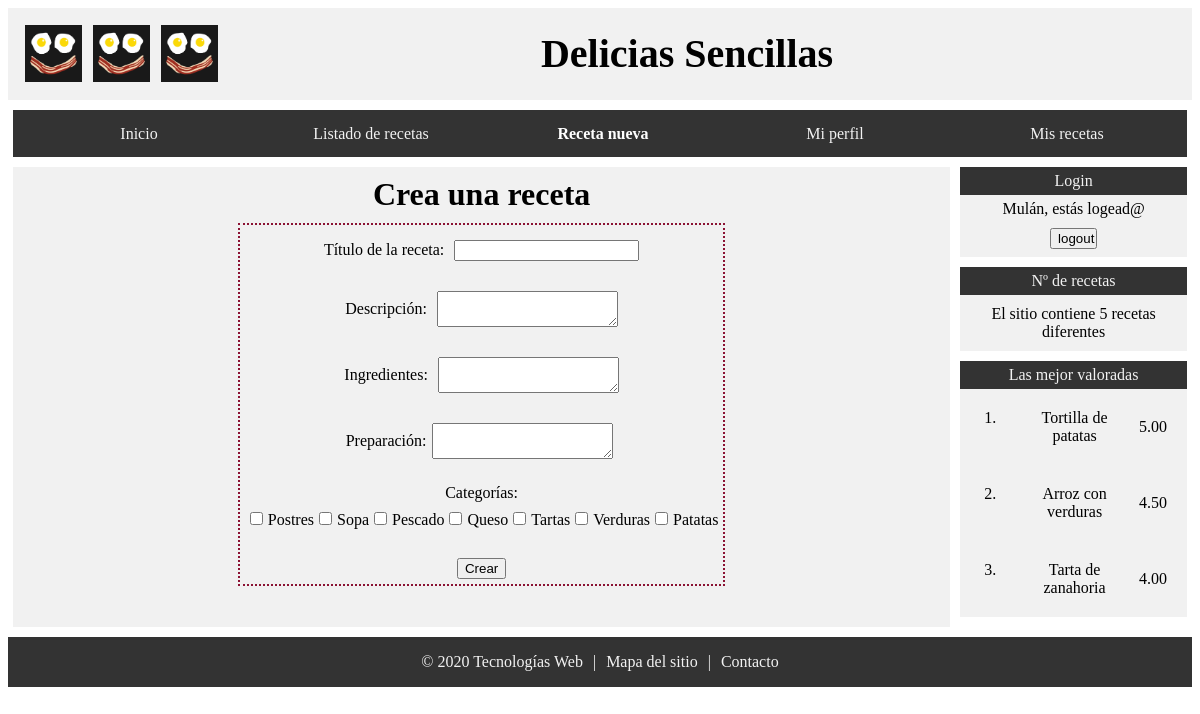
/index.php?p=crear (signed in), run on the app's committed database.
### tables this page shows
CREATE TABLE `lista_categorias` (
  `id` int NOT NULL AUTO_INCREMENT,
  `nombre` varchar(45) DEFAULT NULL,
  PRIMARY KEY (`id`)
);

### database/database.php (called while the page is built, shortened)
<?php
function dbGetListaCategorias($db){
	$query = "SELECT id, nombre FROM lista_categorias";
	$res = mysqli_query($db, $query);
	if ($res){
		if (mysqli_num_rows($res)>0){
			$tabla = mysqli_fetch_all($res, MYSQLI_ASSOC);
		}else{
			$tabla = [];
		}
	}else{
		$tabla = false;
	}
	return $tabla;
}
?>

### recetas/formulario_receta.php (the view, shortened to what this page needs)
<?php
require_once('database/database.php');
function formEditable($titulo, $receta, $accion, $editable){
  echo "<div class='contenido_formulario'>";
  echo "<h3>".$titulo."</h3>";
  showFormReceta($receta, $accion, $editable);
  echo "</div>";
  echo "</div>";
}
function showFormReceta($params, $accion, $editable){
  if ($editable == false){
    $disabled = 'readonly="readonly"';
    $disabledPic = 'disabled="disabled"';
  }else{
    $disabled = '';
  }
  ?>
  <form class="formulario" action="<?php $_SERVER['PHP_SELF']?>" enctype="multipart/form-data" method="post">
    <label for="titulo">
      <div class="agrupar">
        <p>Título de la receta:</p>
        <input type="text" name="titulo" <?php echo $disabled ?>
        <?php if (isset($params['titulo'])) echo " value='".$params['titulo']."'";?>><br>
      </div>
    </label>
    <label for="descripcion">
      <div class="agrupar">
        <p>Descripción:</p>
        <textarea name="descripcion" <?php echo $disabled ?>>
        <?php if (isset($params['descripcion'])) echo $params['descripcion'];?>
        </textarea>
      </div>
    </label>
    <label for="ingredientes">
      <div class="agrupar">
      <p>Ingredientes:</p>
      <textarea  name="ingredientes" <?php echo $disabled ?>>
      <?php if (isset($params['ingredientes'])) echo $params['ingredientes'];?>
      </textarea>
    </div>
    </label>
    <label for="preparacion">
      <div class="agrupar">
        Preparación:
        <textarea name="preparacion" <?php echo $disabled ?>>
        <?php if (isset($params['preparacion'])) echo $params['preparacion'];?>
        </textarea>
      </div>
    </label>
    <label for="categorias">
      <p>Categorías:</p>
      <?php
      $db = dbConnection();
      $comprobar = false;
      $lista_categorias = dbGetListaCategorias($db);
      foreach ($lista_categorias as $categoria) {
        echo '<input type="checkbox" name="categoria[]"';
        echo "value='{$categoria['nombre']}'";
        if (isset($params['categoria']) && in_array($categoria['nombre'],$categorias)
            or $comprobar and in_array_r($categoria['nombre'],$categorias_receta))
               echo ' checked';
        echo ">{$categoria['nombre']}";
      }
      ?>
    </label>
      <br>
    <input type="submit" name = 'accion' value='<?php echo $accion ?>' >
  </form>
<?php
}
  ?>

### style.css (style rules this page uses)
header, div.contenido_receta, div.contenido_formulario, div.contenido_usuario, div.contenido_gestion, div.mensaje_simple, div.contenido_foto, div.error { background-color: #F1F1F1; }
body { font-family: Georgia; }
h1, h2, h3, h4 { font-family: Lucida sans-serif; }
header { display: flex; justify-content: space-between; padding: 1%; align-items: center; }
header h1 { width: 70%; align-self: center; flex-grow: 1; text-align: center; font-size: 250%; margin: 0px; }
.logos { width: 15%; display: flex; justify-content: space-between; }
.logos img { width : 33%; padding: 3%; }
nav, footer { background-color: #333; }
.pagina div { margin: 5px; }
.contenido_formulario, .contenido_foto { grid-area: contenido; display: flex; align-items: center; flex-flow: column wrap; align-content: center; }
.contenido_formulario h3, .contenido_usuario h3, .contenido_gestion h3 { font-size: 200%; margin: 1%; text-align: center; }
.formulario { display: flex; flex-wrap: wrap; flex-direction: column; border: 2px dotted #8B1233; align-items: center; text-align: center; }
.formulario .agrupar { display: flex; align-items: center; justify-content: space-evenly; flex-direction: row; }
.contenido_formulario form * { margin: 5px; }
footer { margin-top: 5px; display: flex; justify-content: center; }
footer p { text-align: center; color: #f2f2f2; margin-left: 5px; margin-right: 5px; }

### data on the page
lista_categorias: nombre "Postres"
lista_categorias: nombre "Sopa"
lista_categorias: nombre "Pescado"
lista_categorias: nombre "Queso"
lista_categorias: nombre "Tartas"
lista_categorias: nombre "Verduras"
lista_categorias: nombre "Patatas"

### other printed values
$_SESSION['nombre'] "Mulán"
$num_recetas "5"
$v['titulo'] "Tortilla de patatas"
$v['media'] "5.00"
$v['titulo'] "Arroz con verduras"
$v['media'] "4.50"
$v['titulo'] "Tarta de zanahoria"
$v['media'] "4.00"
$value "Inicio"
$value "Listado de recetas"
$value "Receta nueva"
$value "Mi perfil"
$value "Mis recetas"
$titulo "Crea una receta"
